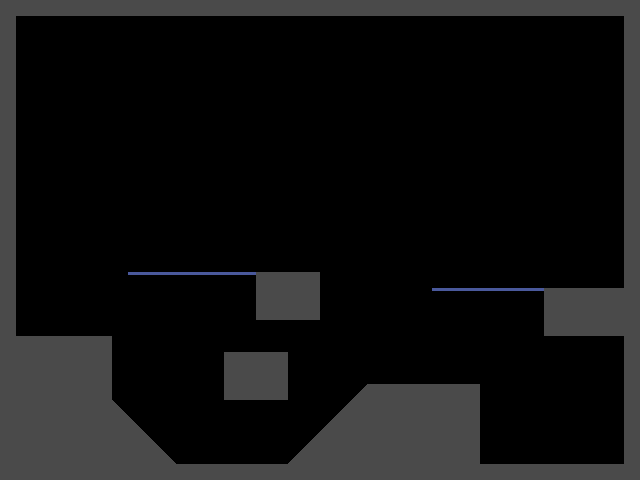

Rendered tile map (Tiled .tmx) drawn with the repository's tilesets; below, a short description and the full map source, tile grids included:
An orthogonal 40x30 tile map with 16x16 px tiles, 1 tile layer (main) and 1 object (spawn).

<map version="1.4" tiledversion="1.4.0" orientation="orthogonal" renderorder="right-down" width="40" height="30" tilewidth="16" tileheight="16" infinite="0" nextlayerid="3" nextobjectid="7">
 <tileset firstgid="1" name="tileset" tilewidth="16" tileheight="16" tilecount="4" columns="2">
  <image source="testTileset.png" width="32" height="32" />
  <tile id="2">
   <properties>
    <property name="nez:isOneWayPlatform" type="bool" value="true" />
   </properties>
  </tile>
  <tile id="3">
   <properties>
    <property name="nez:isSlope" type="bool" value="true" />
    <property name="nez:slopeTopLeft" type="int" value="0" />
    <property name="nez:slopeTopRight" type="int" value="15" />
   </properties>
  </tile>
 </tileset>
 <layer id="1" name="main" width="40" height="30">
  <data encoding="csv">
1,1,1,1,1,1,1,1,1,1,1,1,1,1,1,1,1,1,1,1,1,1,1,1,1,1,1,1,1,1,1,1,1,1,1,1,1,1,1,1,
1,0,0,0,0,0,0,0,0,0,0,0,0,0,0,0,0,0,0,0,0,0,0,0,0,0,0,0,0,0,0,0,0,0,0,0,0,0,0,1,
1,0,0,0,0,0,0,0,0,0,0,0,0,0,0,0,0,0,0,0,0,0,0,0,0,0,0,0,0,0,0,0,0,0,0,0,0,0,0,1,
1,0,0,0,0,0,0,0,0,0,0,0,0,0,0,0,0,0,0,0,0,0,0,0,0,0,0,0,0,0,0,0,0,0,0,0,0,0,0,1,
1,0,0,0,0,0,0,0,0,0,0,0,0,0,0,0,0,0,0,0,0,0,0,0,0,0,0,0,0,0,0,0,0,0,0,0,0,0,0,1,
1,0,0,0,0,0,0,0,0,0,0,0,0,0,0,0,0,0,0,0,0,0,0,0,0,0,0,0,0,0,0,0,0,0,0,0,0,0,0,1,
1,0,0,0,0,0,0,0,0,0,0,0,0,0,0,0,0,0,0,0,0,0,0,0,0,0,0,0,0,0,0,0,0,0,0,0,0,0,0,1,
1,0,0,0,0,0,0,0,0,0,0,0,0,0,0,0,0,0,0,0,0,0,0,0,0,0,0,0,0,0,0,0,0,0,0,0,0,0,0,1,
1,0,0,0,0,0,0,0,0,0,0,0,0,0,0,0,0,0,0,0,0,0,0,0,0,0,0,0,0,0,0,0,0,0,0,0,0,0,0,1,
1,0,0,0,0,0,0,0,0,0,0,0,0,0,0,0,0,0,0,0,0,0,0,0,0,0,0,0,0,0,0,0,0,0,0,0,0,0,0,1,
1,0,0,0,0,0,0,0,0,0,0,0,0,0,0,0,0,0,0,0,0,0,0,0,0,0,0,0,0,0,0,0,0,0,0,0,0,0,0,1,
1,0,0,0,0,0,0,0,0,0,0,0,0,0,0,0,0,0,0,0,0,0,0,0,0,0,0,0,0,0,0,0,0,0,0,0,0,0,0,1,
1,0,0,0,0,0,0,0,0,0,0,0,0,0,0,0,0,0,0,0,0,0,0,0,0,0,0,0,0,0,0,0,0,0,0,0,0,0,0,1,
1,0,0,0,0,0,0,0,0,0,0,0,0,0,0,0,0,0,0,0,0,0,0,0,0,0,0,0,0,0,0,0,0,0,0,0,0,0,0,1,
1,0,0,0,0,0,0,0,0,0,0,0,0,0,0,0,0,0,0,0,0,0,0,0,0,0,0,0,0,0,0,0,0,0,0,0,0,0,0,1,
1,0,0,0,0,0,0,0,0,0,0,0,0,0,0,0,0,0,0,0,0,0,0,0,0,0,0,0,0,0,0,0,0,0,0,0,0,0,0,1,
1,0,0,0,0,0,0,0,0,0,0,0,0,0,0,0,0,0,0,0,0,0,0,0,0,0,0,0,0,0,0,0,0,0,0,0,0,0,0,1,
1,0,0,0,0,0,0,0,3,3,3,3,3,3,3,3,1,1,1,1,0,0,0,0,0,0,0,0,0,0,0,0,0,0,0,0,0,0,0,1,
1,0,0,0,0,0,0,0,0,0,0,0,0,0,0,0,1,1,1,1,0,0,0,0,0,0,0,3,3,3,3,3,3,3,1,1,1,1,1,1,
1,0,0,0,0,0,0,0,0,0,0,0,0,0,0,0,1,1,1,1,0,0,0,0,0,0,0,0,0,0,0,0,0,0,1,1,1,1,1,1,
1,0,0,0,0,0,0,0,0,0,0,0,0,0,0,0,0,0,0,0,0,0,0,0,0,0,0,0,0,0,0,0,0,0,1,1,1,1,1,1,
1,1,1,1,1,1,1,0,0,0,0,0,0,0,0,0,0,0,0,0,0,0,0,0,0,0,0,0,0,0,0,0,0,0,0,0,0,0,0,1,
1,1,1,1,1,1,1,0,0,0,0,0,0,0,1,1,1,1,2,0,0,0,0,0,0,0,0,0,0,0,0,0,0,0,0,0,0,0,0,1,
1,1,1,1,1,1,1,0,0,0,0,0,0,0,1,1,1,1,2,0,0,0,0,0,0,0,0,0,0,0,0,0,0,0,0,0,0,0,0,1,
1,1,1,1,1,1,1,0,0,0,0,0,0,0,1,1,1,1,2,0,0,0,2147483652,1,1,1,1,1,1,1,0,0,0,0,0,0,0,0,0,1,
1,1,1,1,1,1,1,4,0,0,0,0,0,0,0,0,0,0,2,0,0,2147483652,1,1,1,1,1,1,1,1,0,0,0,0,0,0,0,0,0,1,
1,1,1,1,1,1,1,1,4,0,0,0,0,0,0,0,0,0,0,0,2147483652,1,1,1,1,1,1,1,1,1,0,0,0,0,0,0,0,0,0,1,
1,1,1,1,1,1,1,1,1,4,0,0,0,0,0,0,0,0,0,2147483652,1,1,1,1,1,1,1,1,1,1,0,0,0,0,0,0,0,0,0,1,
1,1,1,1,1,1,1,1,1,1,4,0,0,0,0,0,0,0,2147483652,1,1,1,1,1,1,1,1,1,1,1,0,0,0,0,0,0,0,0,0,1,
1,1,1,1,1,1,1,1,1,1,1,1,1,1,1,1,1,1,1,1,1,1,1,1,1,1,1,1,1,1,1,1,1,1,1,1,1,1,1,1
</data>
 </layer>
 <objectgroup id="2" name="objects">
  <object id="6" name="spawn" x="48.4346" y="240.503" width="14.8796" height="14.8796" />
 </objectgroup>
</map>